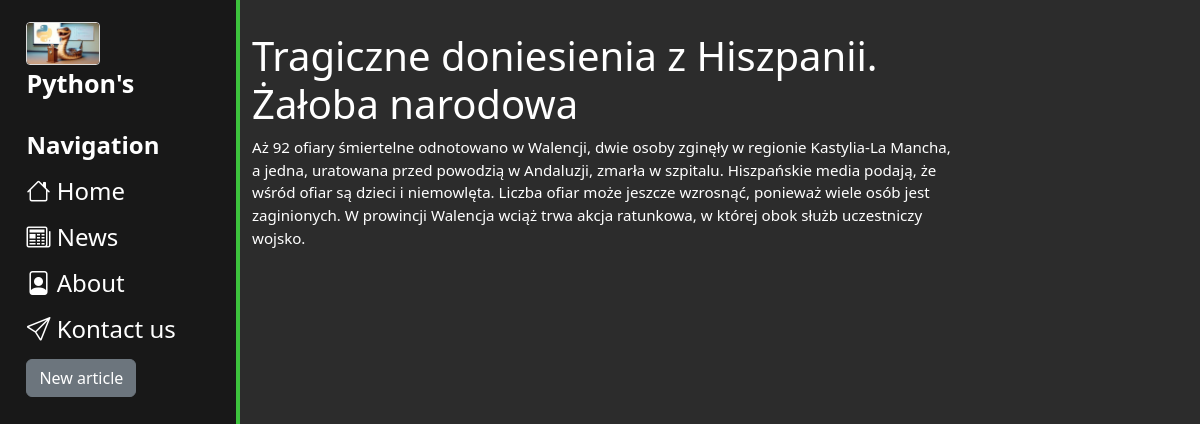
Screenshot of /news/3 with the database file from the repository.
### news/models.py (models this page shows, shortened)
class Articles(models.Model):
    title = models.CharField('Name', max_length=50)
    anons = models.CharField('Anonse', max_length=250)
    full_text = models.TextField('Full text')
    dete = models.DateTimeField("Date of publication", auto_now_add=True)
    img = models.ImageField(name="image",blank=True, default="pythonimage.webp", upload_to="images")
    class Meta:
        verbose_name = 'News'
        verbose_name_plural = 'Newses'

### news/views.py (the view)
# urls.py: path('<int:pk>', views.NewsDetailView.as_view(), name='news-detail'),
class NewsDetailView(DetailView):
    model = Articles
    template_name= "news/detail_view.html"
    context_object_name = 'article'

### news/templates/news/detail_view.html (shortened to what this page needs)
{% extends 'main/layout.html'%}
{% load static %}
{% block content %}
    <div class="info">
        <h1>{{article.title}}</h1>
        <p>{{article.full_text}}</p>
    </div>
{% endblock %}

### main/static/main/css/main.css (style rules this page uses)
* { margin: 0; padding: 0; box-sizing: border-box; }
body { background-color: #2c2c2c; height: 100vh; width: 100%; }
.info { font-size: 1.89vh; text-align: left; margin-top: 32px; }

### rows the page displays
Articles: title "Tragiczne doniesienia z Hiszpanii. Żałoba narodowa", full_text "Aż 92 ofiary śmiertelne odnotowano w Walencji, dwie osoby zginęły w regionie Kastylia-La Mancha, a jedna, uratowana przed powodzią w Andaluzji, zmarła w szpitalu. Hiszpańskie media podają, że wśród ofiar są dzieci i niemowlęta. Liczba ofiar może jeszcze wzrosnąć, ponieważ wiele osób jest zaginionych. W prowincji Walencja wciąż trwa akcja ratunkowa, w której obok służb uczestniczy wojsko."
